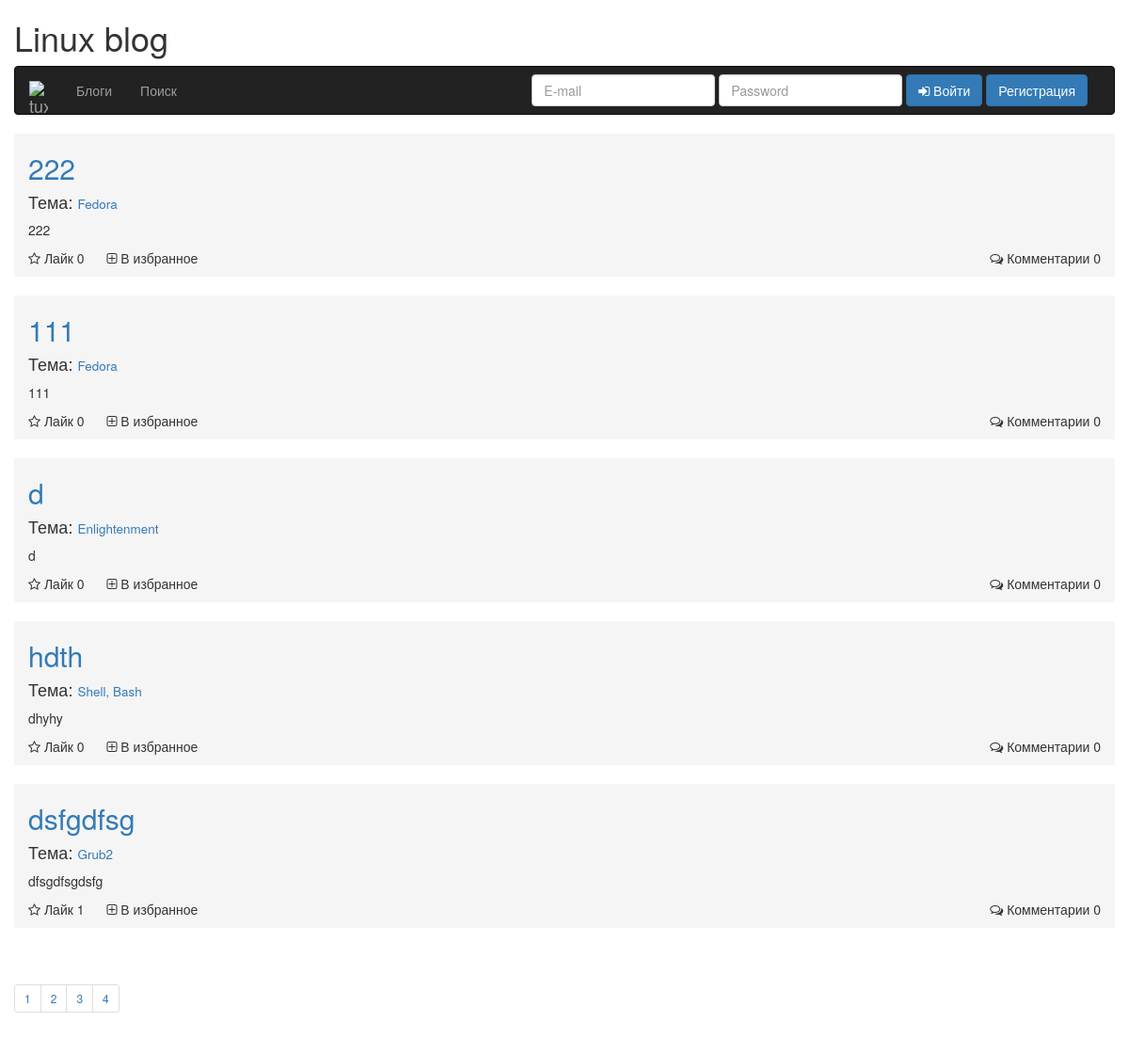
The page / on the database its author committed.
### tables this page shows
CREATE TABLE `articles` (
  `id_article` smallint(6) NOT NULL AUTO_INCREMENT,
  `article` text,
  `id_user` smallint(6) DEFAULT NULL,
  `id_theme` smallint(6) DEFAULT NULL,
  `header` varchar(50) DEFAULT NULL,
  PRIMARY KEY (`id_article`),
  KEY `articles_users_fk` (`id_user`),
  KEY `articles_themes_fk` (`id_theme`),
  CONSTRAINT `articles_themes_fk` FOREIGN KEY (`id_theme`) REFERENCES `themes` (`id_theme`) ON DELETE CASCADE ON UPDATE CASCADE,
  CONSTRAINT `articles_users_fk` FOREIGN KEY (`id_user`) REFERENCES `users` (`id_user`) ON DELETE CASCADE ON UPDATE CASCADE
);

CREATE TABLE `themes` (
  `id_theme` smallint(6) NOT NULL AUTO_INCREMENT,
  `theme` varchar(50) DEFAULT NULL,
  `id_section` smallint(6) DEFAULT NULL,
  PRIMARY KEY (`id_theme`),
  KEY `themes_sections_fk` (`id_section`),
  CONSTRAINT `themes_sections_fk` FOREIGN KEY (`id_section`) REFERENCES `sections` (`id_section`) ON DELETE CASCADE ON UPDATE CASCADE
);

### php/db/db.php (called while the page is built, shortened)
<?php
	class db{
		var $connection;
		function __construct(){
			$dbhost='localhost';
			$dbuser='root';
			$dbpass='';
			$dbname='blog';
			$this->connection=mysqli_connect($dbhost, $dbuser, $dbpass) or die(mysqli_error($this->connection));
			mysqli_set_charset($this->connection, "utf8");
			mysqli_select_db($this->connection, $dbname) or die(mysqli_error($this->connection));
		}
		function sqlQuery($query){
			$result=mysqli_query($this->connection, $query);
			return $result;
		}
		function loadArrayData($query){
			$result=$this->sqlQuery($query);
			$num=mysqli_num_rows($result);
			for($i=0;$i<$num;$i++){
			 	$res[]=mysqli_fetch_array($result,MYSQLI_ASSOC);
			}
			return $res;
		}
	}
?>

### php/pagination.php (called while the page is built)
<?php
if (isset($_GET['page'])) {
    $page = $_GET['page'];
} else {
    $page = 1;
}
$kol = 5;
$art = ($page * $kol) - $kol;
$total = $res[0]['num'];
$str_pag = ceil($total / $kol);
?>

### php/usersArticle.php (called while the page is built)
<?php
$emailUser = $_COOKIE['Email'];
$result = $db->loadArrayData("SELECT id_user FROM users WHERE email = '$emailUser'");
$idUser = $result[0]['id_user'];
$res = $db->loadArrayData("SELECT COUNT(*) as num FROM articles WHERE id_user = '$idUser'");
?>

### index.php (the view, shortened to what this page needs)
<?php
include_once "/php/db/db.php";
$db = new db();
$res = $db->loadArrayData("SELECT COUNT(*) as num FROM articles");
include_once "/php/pagination.php";
include_once "/php/usersArticle.php";
$articles = $db->loadArrayData("SELECT * FROM articles ORDER BY id_article DESC LIMIT $art, $kol");
$likes = $db->loadArrayData("SELECT uLike FROM likes");
?>
<!DOCTYPE html>
<html lang="en">
  <head>
    <link rel="stylesheet" href="/font-awesome/css/font-awesome.min.css">
    <link href="bootstrap/css/bootstrap.min.css" rel="stylesheet">
    <link rel="stylesheet" href="/css/main.css">
  </head>
  <body>
    <div class="container">
      <div class="row">
        <h1>Linux blog</h1>
        <div class="navbar navbar-inverse">
          <div class="container">
            <div class="navbar-header">
              <a href="/" class="navbar-brand">
                <img src="/images/tux.png" class="brand-image" alt="tux">
              </a>
            </div>
            <div class="collapse navbar-collapse" id="responsive-menu">
              <ul class="nav navbar-nav">
                <li><a href="blogs.php">Блоги</a></li>
                <li><a href="search.php">Поиск</a></li>
              </ul>
              <div class="form navbar-form navbar-right">
                <div class="form-group">
                  <input type="text" name="userEmail" placeholder="E-mail" value="" class="form-control uEmail">
                </div>
                <div class="form-group">
                  <input type="password" name="userPass" placeholder="Password" value="" class="form-control uPass">
                </div>
                <button type="button" name="buttonLogin" class="btn btn-primary" id="btn-login">
                  <i class="fa fa-sign-in" aria-hidden="true"></i> Войти
                </button>
                <button type="button" class="btn btn-primary" data-toggle="modal" data-target="#modal-1">Регистрация</button>
              </div>
            </div>
          </div>
        </div>
      </div>
    </div>
    <div class="container">
      <div class="row">
        <?php for($i = 0; $i < count($articles); $i++):?>
          <div class="article-index col-lg-8 col-md-8 col-sm-6 col-xs-4" data-id="<?= $articles[$i]["id_article"]; ?>">
            <h2><a href="article.php?id=<?= $articles[$i]["id_article"]; ?>"><?= $articles[$i]["header"]; ?></a></h2>
            <?php $theme = $articles[$i]["id_theme"]; $idTheme = $db->loadArrayData("SELECT id_theme, theme FROM themes WHERE id_theme = '$theme'"); ?>
            <?php for ($j=0; $j < count($idTheme); $j++): ?>
                <h4>Тема: <small><a href="theme.php?id=<?= $idTheme[$j]['id_theme']; ?>"><?= $idTheme[$j]['theme']; ?></a></small></h4>
            <? endfor; ?>
            <p>
              <?= $articles[$i]["article"]; ?>
            </p>
            <div class="star-block" data-article="<?= $articles[$i]["id_article"]; ?>" data-user="<?= $articles[$i]["id_user"]; ?>">
              <?php $article = $articles[$i]["id_article"]; $likesCount = count($db->loadArrayData("SELECT uLike FROM likes WHERE id_article = '$article'")); ?>
              <i class="fa fa-star-o"></i> <span class="star-count">Лайк <?= $likesCount; ?></span>
            </div>
            <div class="fav-block">
              <i class="fa fa-plus-square-o" aria-hidden="true"></i> <span>В избранное</span>
            </div>
            <div class="comments-block">
              <?php $article = $articles[$i]["id_article"]; $commentsCount = count($db->loadArrayData("SELECT comment FROM comments WHERE id_article = '$article'")); ?>
              <i class="fa fa-comments-o" aria-hidden="true"></i> <span class="comments-count">Комментарии <?= $commentsCount; ?></span>
            </div>
          </div>
        <? endfor; ?>
        <div class="pagination">
          <nav aria-label="...">
            <ul class="pagination pagination-sm">
              <?php for ($i = 1; $i <= $str_pag; $i++): ?>
                <li class="page-item"><?= "<a href=index.php?page=".$i.">".$i."</a>" ?></li>
              <?php endfor; ?>
            </ul>
          </nav>
        </div>
      </div>
    </div>
  </body>
</html>

### css/main.css (style rules this page uses)
.brand-image { width: 20px }
.article, .article-index { width: 100%; height: auto; background: #f5f5f5; margin-bottom: 20px }
.article-index p, .article-text { overflow: hidden; text-overflow: ellipsis; white-space: nowrap }
.star-block, .fav-block { cursor: pointer }
.star-block, .comments-block, .fav-block { display: inline-block }
.star-block, .article-count { padding-bottom: 10px }
.comments-block { float: right }
.fav-block { margin-left: 20px }

### rows shown on the page
articles: header "222", article "222", likesCount "0", commentsCount "0"
themes: theme "Fedora"
articles: header "111", article "111", likesCount "0", commentsCount "0"
articles: header "d", article "d", likesCount "0", commentsCount "0"
themes: theme "Enlightenment"
articles: header "hdth", article "dhyhy", likesCount "0", commentsCount "0"
themes: theme "Shell, Bash"
articles: header "dsfgdfsg", article "dfsgdfsgdsfg", likesCount "1", commentsCount "0"
themes: theme "Grub2"
